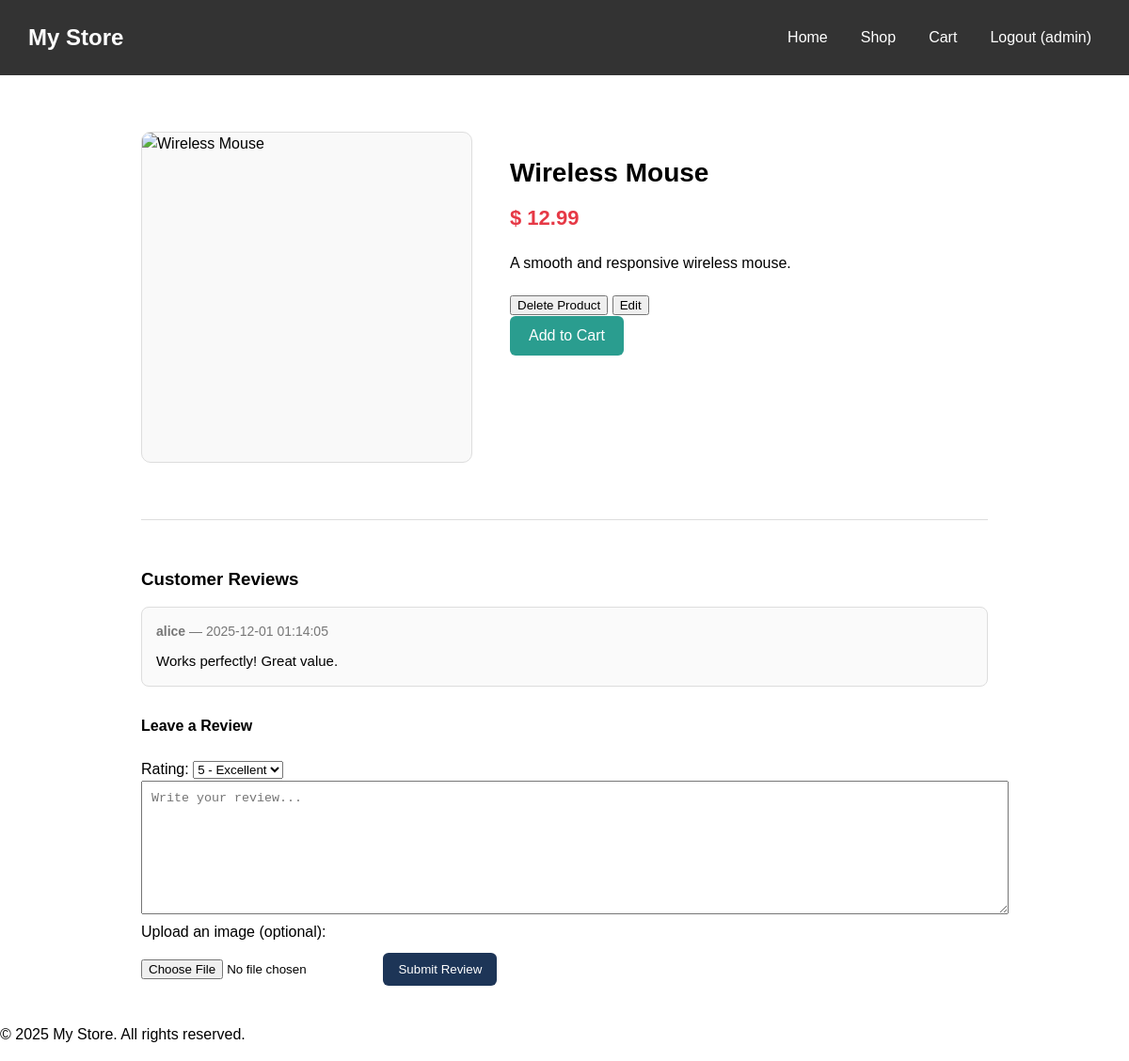
The page /product/1 (signed in) on the database its author committed.
### tables this page shows
CREATE TABLE products (
    id INTEGER PRIMARY KEY AUTOINCREMENT,
    name TEXT NOT NULL,
    price REAL NOT NULL,
    description TEXT NOT NULL
, seller_id INTEGER, inventory INTEGER DEFAULT 0);

CREATE TABLE reviews (
    id INTEGER PRIMARY KEY AUTOINCREMENT,
    user_id INTEGER NOT NULL,
    product_id INTEGER NOT NULL,
    content TEXT NOT NULL,                  
    image_url TEXT,     
    rating INTEGER DEFAULT 5,             
    created_at TIMESTAMP DEFAULT CURRENT_TIMESTAMP,
    FOREIGN KEY (user_id) REFERENCES users(id) ON DELETE CASCADE,
    FOREIGN KEY (product_id) REFERENCES products(id) ON DELETE CASCADE
);

CREATE TABLE users (
    id INTEGER PRIMARY KEY AUTOINCREMENT,
    username TEXT UNIQUE NOT NULL,
    password TEXT NOT NULL,
    email TEXT UNIQUE NOT NULL,
    role TEXT DEFAULT 'user',
    created_at TIMESTAMP DEFAULT CURRENT_TIMESTAMP
, is_suspended INTEGER DEFAULT 0);

### app.py (the view, shortened to what this page needs)
@app.route('/product/<int:product_id>', methods=['GET', 'POST'])
def product_detail(product_id):
    product = db.get_product(product_id)
    if not product:
        flash("Product not found.", "warning")
        return redirect(url_for('shop'))
    reviews = db.get_reviews_for_product(product_id)
    return render_template('product_detail.html', product=product, reviews=reviews)

### app.py (called while the page is built)
@app.context_processor
def inject_csrf_token():
    return dict(csrf_token=generate_csrf)

### db/database.py (called while the page is built)
    def connect(self):
        conn = sqlite3.connect(self.db_path, timeout=10, check_same_thread=False)
        conn.row_factory = sqlite3.Row
        return conn

    def get_product(self, product_id):
        with self.connect() as conn:
            product = conn.execute(
                "SELECT * FROM products WHERE id = ?",
                (product_id,)
            ).fetchone()
        return dict(product) if product else None

    def get_reviews_for_product(self, product_id):
        with self.connect() as conn:
            reviews = conn.execute(
                "SELECT r.content, r.image_url, r.rating, r.created_at, u.username "
                "FROM reviews r "
                "JOIN users u ON r.user_id = u.id "
                "WHERE r.product_id = ? "
                "ORDER BY r.created_at DESC",
                (product_id,)
            ).fetchall()
        return [dict(row) for row in reviews]

### templates/product_detail.html (shortened to what this page needs)
{% extends "base.html" %}
{% block content %}
<div class="product-container">
    <img
        src="{{ product.image_url if product.image_url else url_for('static', filename='placeholder.png') }}"
        alt="{{ product.name }}"
        class="product-image"
    >
    <div class="product-info">
        <h2>{{ product.name }}</h2>
        <p class="product-price">$ {{ product.price }}</p>
        <p class="product-description">{{ product.description }}</p>
        {% if session.get('role') in ['admin','Admin'] or product.seller_id == session.get('user_id') %}
            <form method="POST" action="{{ url_for('delete_product', product_id=product.id) }}" style="display:inline;">
                <button type="submit">Delete Product</button>
            </form>
            <form method="GET" action="{{ url_for('edit_product', product_id=product.id) }}" style="display:inline;">
                <button type="submit">Edit</button>
            </form>
        {% endif %}
        <form action="{{ url_for('add_to_cart', product_id=product.id) }}" method="POST">
            <button type="submit" class="btn-add-cart">Add to Cart</button>
        </form>
    </div>
</div>
<div class="reviews">
    <h3>Customer Reviews</h3>
    {% if reviews %}
        {% for review in reviews %}
            <div class="review-card">
                <div class="review-meta">
                    <strong>{{ review.username }}</strong>
                    — {{ review.created_at }}
                </div>
                <div class="review-text">
                    {{ review.content }}
                </div>
            </div>
        {% endfor %}
    {% else %}
        <p>No reviews yet.</p>
    {% endif %}
    {% if session.get('user_id') %}
        <div class="review-form">
            <h4>Leave a Review</h4>
            <form action="{{ url_for('product_detail', product_id=product.id) }}" method="POST" enctype="multipart/form-data">
                <label for="rating">Rating:</label>
                <select name="rating" id="rating">
                    <option value="5">5 - Excellent</option>
                </select>
                <textarea name="content" placeholder="Write your review..." required></textarea>
                <label>Upload an image (optional):</label><br>
                <input type="file" name="image">
                <button type="submit">Submit Review</button>
            </form>
        </div>
    {% else %}
        <p>You must <a href="{{ url_for('login') }}">log in</a> to leave a review.</p>
    {% endif %}
</div>
{% endblock %}

### static/styles.css (style rules this page uses)
body { font-family: Arial, sans-serif; line-height: 1.5; margin: 0px }
.product-container { max-width: 900px; margin: 40px auto; display: flex; gap: 40px; padding: 20px; }
.product-image { width: 350px; height: 350px; object-fit: cover; border-radius: 10px; border: 1px solid #ddd; background: #f9f9f9; }
.product-info { flex: 1; }
.product-info h2 { margin-bottom: 10px; font-size: 28px; }
.product-price { color: #e63946; font-size: 22px; margin: 10px 0 20px; font-weight: bold; }
.product-description { font-size: 16px; line-height: 1.5; margin-bottom: 20px; }
.btn-add-cart { padding: 12px 20px; background: #2a9d8f; color: white; border: none; cursor: pointer; border-radius: 6px; font-size: 16px; }
.reviews { max-width: 900px; margin: 40px auto; border-top: 1px solid #ddd; padding-top: 30px; }
.reviews h3 { margin-bottom: 15px; }
.review-card { border: 1px solid #ddd; padding: 15px; margin-bottom: 15px; border-radius: 8px; background: #fafafa; }
.review-meta { font-size: 14px; color: #777; margin-bottom: 10px; }
.review-text { font-size: 15px; line-height: 1.5; }
.review-form { margin-top: 30px; }
.review-form textarea { width: 100%; height: 120px; padding: 10px; resize: vertical; }
.review-form button { background: #1d3557; color: white; padding: 10px 16px; border: none; border-radius: 6px; margin-top: 10px; cursor: pointer; }

### rows shown on the page
products: name "Wireless Mouse", price "12.99", description "A smooth and responsive wireless mouse."
reviews: username "alice", created_at "2025-12-01 01:14:05", content "Works perfectly! Great value."

### other values the page prints
{{ session.get('username') }} "admin"
